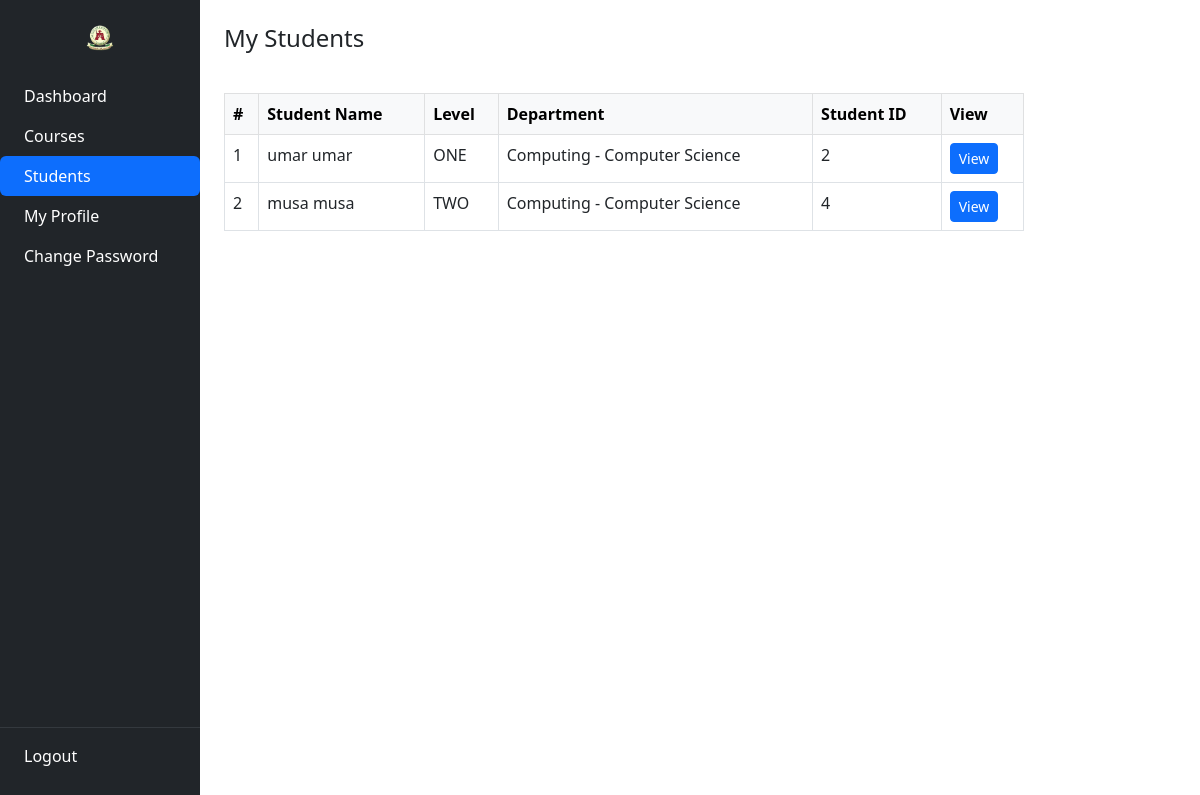
The page /Lecturer/students.php (signed in) on the database its author committed.
### tables this page shows
CREATE TABLE `students` (
  `student_id` int NOT NULL AUTO_INCREMENT,
  `username` varchar(127) NOT NULL,
  `password` varchar(255) NOT NULL,
  `fname` varchar(127) NOT NULL,
  `lname` varchar(255) NOT NULL,
  `department_id` int DEFAULT NULL,
  `level` varchar(10) DEFAULT NULL,
  `cgpa` decimal(4,2) DEFAULT NULL,
  `address` varchar(500) NOT NULL,
  `gender` varchar(7) NOT NULL,
  `email_address` varchar(255) NOT NULL,
  `date_of_birth` date NOT NULL,
  `date_of_joined` timestamp NULL DEFAULT CURRENT_TIMESTAMP,
  `parent_fname` varchar(127) NOT NULL,
  `parent_lname` varchar(127) NOT NULL,
  `parent_phone_number` varchar(31) NOT NULL,
  PRIMARY KEY (`student_id`),
  UNIQUE KEY `username` (`username`),
  KEY `fk_department` (`department_id`),
  CONSTRAINT `fk_department` FOREIGN KEY (`department_id`) REFERENCES `departments` (`department_id`) ON DELETE SET NULL
);

CREATE TABLE `departments` (
  `department_id` int NOT NULL AUTO_INCREMENT,
  `department` varchar(255) NOT NULL,
  `faculty` varchar(255) NOT NULL,
  PRIMARY KEY (`department_id`),
  UNIQUE KEY `department_id` (`department_id`)
);

### Lecturer/data/department.php (called while the page is built, shortened)
<?php
function getDepartmentById($department_id, $conn){
   $sql = "SELECT * FROM departments
           WHERE department_id=?";
   $stmt = $conn->prepare($sql);
   $stmt->execute([$department_id]);
   if ($stmt->rowCount() == 1) {
     $department = $stmt->fetch();
     return $department;
   }else {
    return 0;
   }
}

### Lecturer/students.php (the view, shortened to what this page needs)
<?php
if (isset($_SESSION['lecturer_id'], $_SESSION['role']) && $_SESSION['role'] === 'Lecturer') {
    include "../DB_connection.php";
    include "data/department.php";
    include "data/lecturer.php";
    $lecturer_id = $_SESSION['lecturer_id'];
    $stmt2 = $conn->prepare("SELECT level FROM lecturer_levels WHERE lecturer_id = ?");
    $stmt2->execute([$lecturer_id]);
    $levels = $stmt2->fetchAll(PDO::FETCH_COLUMN);
    $stmt4 = $conn->prepare("SELECT class_id FROM lecturer_classes WHERE lecturer_id = ?");
    $stmt4->execute([$lecturer_id]);
    $departments = $stmt4->fetchAll(PDO::FETCH_COLUMN);
    $stmt_all_db = $conn->prepare("SELECT student_id, fname, lname, level, department_id FROM students");
    $stmt_all_db->execute();
    $all_db_students = $stmt_all_db->fetchAll(PDO::FETCH_ASSOC);
    $students = [];
    $error_message = "No students found in your assigned courses.";
    if (!empty($levels) && !empty($departments)) {
        $level_placeholders = implode(',', array_fill(0, count($levels), '?'));
        $dept_placeholders = implode(',', array_fill(0, count($departments), '?'));
        $sql_fallback = "SELECT DISTINCT s.student_id, s.fname, s.lname, s.level, s.department_id
                        FROM students s
                        WHERE s.level IN ($level_placeholders)
                        AND s.department_id IN ($dept_placeholders)
                        ORDER BY s.level, s.department_id, s.fname";
        $params = array_merge($levels, $departments);
        $stmt7 = $conn->prepare($sql_fallback);
        $stmt7->execute($params);
        $students = $stmt7->fetchAll(PDO::FETCH_ASSOC);
    } else {
        $error_message = "No levels or departments assigned to you. Please contact the administrator.";
        error_log("LECTURER_STUDENTS: no_levels_or_departments");
    }
?>
<!DOCTYPE html>
<html lang="en">
<head>
  <link href="https://cdn.jsdelivr.net/npm/bootstrap@5.2.0/dist/css/bootstrap.min.css" rel="stylesheet"/>
  <link href="../css/style.css" rel="stylesheet"/>
</head>
<body>
  <div class="container-fluid">
    <div class="row">
      <div class="col-md-3 col-lg-2 p-0 bg-dark vh-100 sidebar">
        <?php include "inc/sidebar.php"; ?>
      </div>
      <div class="col-md-9 col-lg-10 p-4">
        <h4 class="mb-4">My Students</h4>
        <?php if (count($students) > 0): ?>
          <div class="table-responsive">
            <table class="table table-bordered mt-3 n-table">
              <thead class="table-light">
                <tr>
                  <th>#</th>
                  <th>Student Name</th>
                  <th>Level</th>
                  <th>Department</th>
                  <th>Student ID</th>
                  <th>View</th>
                </tr>
              </thead>
              <tbody>
                <?php foreach ($students as $i => $stu):
                      $dept = getDepartmentById((int)$stu['department_id'], $conn);
                      $deptLabel = $dept
                                ? htmlspecialchars($dept['faculty'] . ' - ' . $dept['department'])
                                : 'N/A';
                ?>
                  <tr>
                    <td><?= $i + 1 ?></td>
                    <td><?= htmlspecialchars($stu['fname'] . ' ' . $stu['lname']) ?></td>
                    <td><?= htmlspecialchars($stu['level'] ?? 'N/A') ?></td>
                    <td><?= $deptLabel ?></td>
                    <td><?= htmlspecialchars($stu['student_id']) ?></td>
                    <td>
                      <a href="student-view.php?student_id=<?= $stu['student_id'] ?>" class="btn btn-sm btn-primary">View</a>
                    </td>
                  </tr>
                <?php endforeach; ?>
              </tbody>
            </table>
          </div>
        <?php else: ?>
          <div class="alert alert-info w-75 mx-auto" role="alert">
            <?= htmlspecialchars($error_message) ?>
          </div>
        <?php endif; ?>
      </div>
    </div>
  </div>
</body>
</html>
<?php
} else {
    header("Location: ../login.php");
    exit;
}
?>

### css/style.css (style rules this page uses)
.n-table { max-width: 800px; }

### rows shown on the page
students: fname+lname "umar umar", level "ONE", department.department "Computing - Computer Science", student_id "2"
students: fname+lname "musa musa", level "TWO", department.department "Computing - Computer Science", student_id "4"
